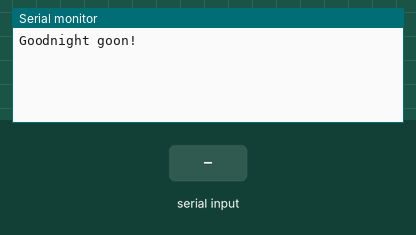
Simulated run of this sketch. Board: Arduino Uno, built with avr-gcc and run on an emulated ATmega328P. On the bench: the last lines printed to the serial monitor. The test bench sets the inputs (shaded band).

Above: at 1.2 s.
1.3 s: "1" received over the second serial link
At 1.6 s:
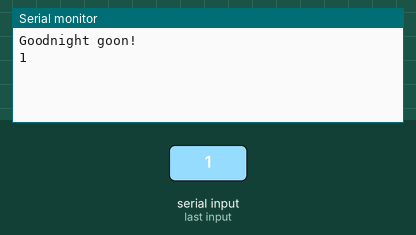
2.8 s: "0" received over the second serial link
At 4.0 s:
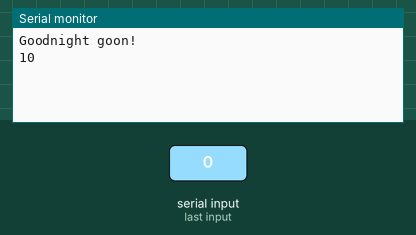

The sketch:

serial-reader.ino
```cpp
#include <SoftwareSerial.h>

SoftwareSerial mySerial(10, 11); // RX, TX

void setup() {
  Serial.begin(9600);
  while (!Serial) {}

  Serial.println("Goodnight goon!");

  mySerial.begin(4800);
  mySerial.println("Mellow world");
}

void loop() {
  if (mySerial.available()) {
    Serial.write(mySerial.read());
  }
  if (Serial.available()) {
    mySerial.write(Serial.read());
  }
}
```

Measured:
- after the input at 1.3 s, the serial monitor: prints a new line at once (image 1)
- after the input at 2.8 s, the serial monitor: prints a new line at once (image 2)
